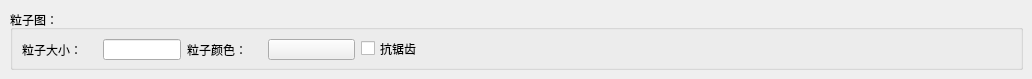
     <widget class="QWidget" name="tab_3">
      <attribute name="title">
       <string>粒子图</string>
      </attribute>
      <widget class="QGroupBox" name="groupBox_2">
       <property name="geometry">
        <rect>
         <x>10</x>
         <y>10</y>
         <width>1013</width>
         <height>60</height>
        </rect>
       </property>
       <property name="minimumSize">
        <size>
         <width>0</width>
         <height>60</height>
        </size>
       </property>
       <property name="maximumSize">
        <size>
         <width>16777215</width>
         <height>60</height>
        </size>
       </property>
       <property name="title">
        <string>粒子图：</string>
       </property>
       <layout class="QGridLayout" name="gridLayout_2">
        <item row="0" column="0">
         <layout class="QHBoxLayout" name="horizontalLayout_3">
          <item>
           <widget class="QLabel" name="label_4">
            <property name="minimumSize">
             <size>
              <width>75</width>
              <height>21</height>
             </size>
            </property>
            <property name="maximumSize">
             <size>
              <width>75</width>
              <height>21</height>
             </size>
            </property>
            <property name="text">
             <string>粒子大小：</string>
            </property>
           </widget>
          </item>
          <item>
           <widget class="QLineEdit" name="partcleEdit">
            <property name="minimumSize">
             <size>
              <width>78</width>
              <height>21</height>
             </size>
            </property>
            <property name="maximumSize">
             <size>
              <width>78</width>
              <height>21</height>
             </size>
            </property>
           </widget>
          </item>
          <item>
           <widget class="QLabel" name="label_5">
            <property name="minimumSize">
             <size>
              <width>75</width>
              <height>21</height>
             </size>
            </property>
            <property name="maximumSize">
             <size>
              <width>75</width>
              <height>21</height>
             </size>
            </property>
            <property name="text">
             <string>粒子颜色：</string>
            </property>
           </widget>
          </item>
          <item>
           <widget class="QPushButton" name="partcleColor">
            <property name="minimumSize">
             <size>
              <width>87</width>
              <height>21</height>
             </size>
            </property>
            <property name="maximumSize">
             <size>
              <width>87</width>
              <height>21</height>
             </size>
            </property>
            <property name="text">
             <string/>
            </property>
           </widget>
          </item>
          <item>
           <widget class="QCheckBox" name="partclecheckBox">
            <property name="text">
             <string>抗锯齿</string>
            </property>
           </widget>
          </item>
          <item>
           <spacer name="horizontalSpacer_2">
            <property name="orientation">
             <enum>Qt::Horizontal</enum>
            </property>
            <property name="sizeHint" stdset="0">
             <size>
              <width>40</width>
              <height>20</height>
             </size>
            </property>
           </spacer>
          </item>
         </layout>
        </item>
       </layout>
      </widget>
     </widget>
